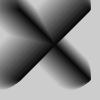
Frame 1 (no input)
Frame 60 (the mouse pressed at the canvas centre just before this capture): identical to frame 1, image omitted
Frame 120 (the mouse held since frame 60 and released just before this capture): identical to frame 1, image omitted

The Processing sketch that drew this single still picture (run headless with seeded random() and noise(); from frame 60 on, the mouse is pressed at the canvas centre):

// Processing sketch: example_3_15
// ── example_3_15.pde
//3.a example 3.15 // drawX shadow

//drawingmultiple Xs using loops

void setup()
{
  size(100,100);
}

void draw()
{
 background(204);
 for (int i=0 ; i<20 ; i++)
 {
   drawX(200-i*10,(20-i)*2,i ,i/2,70);
  }
}
void drawX(int gray , int weight, int x, int y, int size) //5 parameters
{
 stroke(gray);       //parameter
 strokeWeight(weight);
 line(x,y,x+size,y+size);
 line(x+size,y,x,y+size);
}
